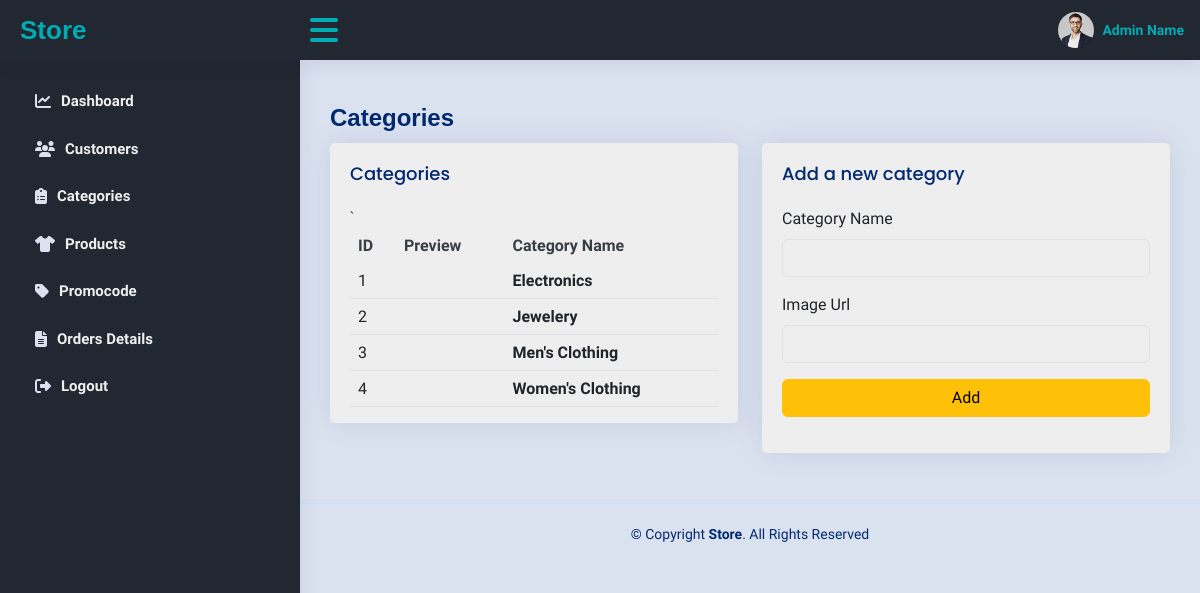
Page /Views/Category.php on the committed database.
### tables this page shows
CREATE TABLE Categories (
    categoryID INT PRIMARY KEY AUTO_INCREMENT,
    categoryName VARCHAR(255),
    imgURL VARCHAR(255)
);

### Models/DBManager.php (called while the page is built, shortened)
<?php
class DBManager {
    private static $instance = null;
    public $conn;
    public static function getInstance() {
        if (!self::$instance) {
            self::$instance = new DBManager();
        }
        return self::$instance;
    }
    private function connect($servername, $username, $password, $dbname) {
        $this->conn = new mysqli($servername, $username, $password, $dbname);
    }
    public function select($stmt){
        $result=$this->conn->query($stmt);
        if($result->num_rows>0){
            while($row=$result->fetch_all(MYSQLI_ASSOC)){
                return $row;
            }
        }else{
            return false;
        }
    }
}
?>

### Views/Category.php (the view, shortened to what this page needs)
`<?php
    require_once './../Shared/Links.php';
    require_once './../Shared/Header.php';
    require_once './../Shared/Sidebar.php';
    require_once __DIR__ . "../../Models/DBManager.php";
    ?>
<main id="main" class="main">
    <div class="pagetitle">
        <h1>Categories</h1>
    </div>
    <section class="section dashboard">
        <?php
        $db = DBManager::getInstance();
        $cats = $db->select("SELECT * FROM Categories");
        ?>
        <div class="row">
            <div class="col-lg-12">
                <div class="row">
                    <div class="col-lg-6 col-12">
                        <div class="card top-selling overflow-auto">
                            <div class="card-body pb-0">
                                <h5 class="card-title">Categories</span></h5>
                                <table class="table table-border">
                                    <thead>
                                        <tr>`
                                            <th> ID </th>
                                            <th>Preview</th>
                                            <th>Category Name</th>
                                        </tr>
                                    </thead>
                                    <?php foreach ($cats as $cat) : ?>
                                        <tbody>
                                            <tr>
                                                <td><span><?php echo $cat['categoryID']; ?></span></td>
                                                <th><span><img src="<?php echo $cat['imgURL']; ?>" alt=""></span></th>
                                                <td><span class="fw-bold"><?php echo $cat['categoryName'] ?></span></td>
                                            </tr>
                                        </tbody>
                                    <?php endforeach; ?>
                                </table>
                            </div>
                        </div>
                    </div>
                    <div class="col-lg-6 col-12">
                        <div class="card">
                            <div class="card-body">
                                <h5 class="card-title">Add a new category</h5>
                                <form class="row g-3" method="post">
                                    <div class="col-12">
                                        <label for="cat_name" class="form-label">Category Name</label>
                                        <input type="text" class="form-control" id="cat_name" name="catName">
                                    </div>
                                    <div class="col-12">
                                        <label for="img_url" class="form-label">Image Url</label>
                                        <input type="url" class="form-control" id="img_url"  name="catURL">
                                    </div>
                                    <div class="text-center">
                                        <button type="submit" class="col-12 btn btn-warning">Add</button>
                                    </div>
                                </form>
                            </div>
                        </div>
                    </div>
                </div>
            </div>
        </div>
    </section>
</main>
<?php
include_once './../Shared/Footer.php';
?>

### assets/css/style.css (style rules this page uses)
h1, h2, h3, h4, h5, h6 { font-family: "Nunito", sans-serif; }
#main { margin-top: 60px; padding: 20px 30px; transition: all 0.3s; }
.pagetitle { margin-bottom: 10px; }
.pagetitle h1 { font-size: 24px; margin-bottom: 0; font-weight: 600; color: #012970; }
.card { margin-bottom: 30px; border: none; border-radius: 5px; box-shadow: 0px 0 30px rgba(1, 41, 112, 0.1); background-color: var(--fourth-color); }
.card-title { padding: 20px 0 15px 0; font-size: 18px; font-weight: 500; color: #012970; font-family: "Poppins", sans-serif; }
.card-body { padding: 0 20px 20px 20px; }
@media (min-width: 1200px) { #main, #footer { margin-left: 300px; } }
.dashboard .top-selling { font-size: 14px; }
.dashboard .top-selling .table thead { background: #f6f6fe; }
.dashboard .top-selling .table thead th { border: 0; }
.dashboard .top-selling .table tbody td { vertical-align: middle; }
table { background-color: var(--fourth-color) !important; }
th { color: var(--two-color-) !important; }

### rows in the picture
categories: categoryID "1", categoryName "Electronics"
categories: categoryID "2", categoryName "Jewelery"
categories: categoryID "3", categoryName "Men's Clothing"
categories: categoryID "4", categoryName "Women's Clothing"
